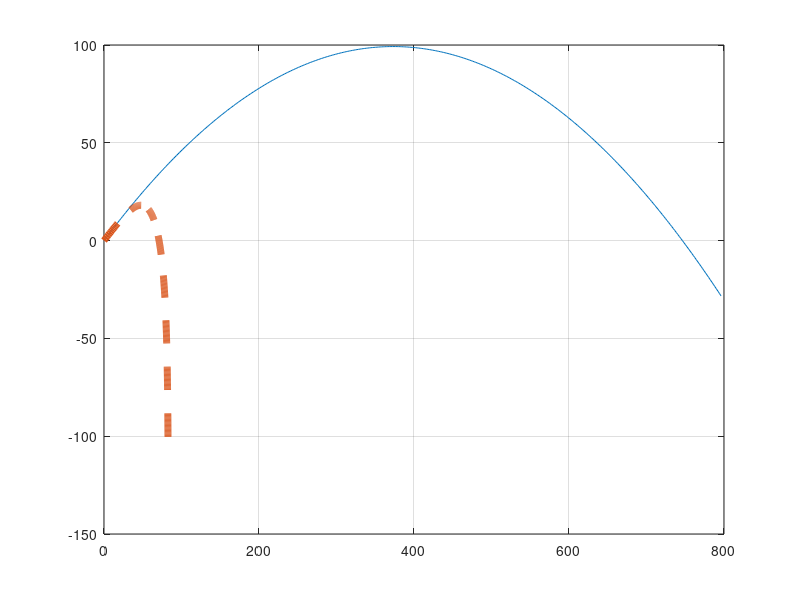

Write MATLAB code to recreate this figure. (Note: this script raises an error after producing the figure.)
% Saad Malik
% ECE 202 - Project 2
% Phase 3
% Exporting Data and Analysing it in Excel

clear;
clf;

% --- Define Given Information ---

R0 = 463; % Range of HR, in feet
v0 = 116; % Exit velocity, in mph 
phi0deg = 28; % Launch angle, in degrees
maxheight = 100; % Maximum height in feet
m = 0.145; % Mass of a baseball in kilograms
C = input('Enter a value for C: ');
% Recieve user input for a value of C, which is a dimensionless quantity
p = 1.293; % Density of air at 1 atm, and 273K; units in kg/m^3
r = 76/2000; % Radius of baseball
bba = pi()*r^2; % Cross-sectional area of baseball in meteres^2

x0 = 0; y0 = 0;
g = 9.8; % gravity force, in m/s^2

% time is in s, distance in m, speed in m/s, etc

% --- conversion factors ---

mph2mps = 5280 * 12 * 2.54 / 100 / 3600; % mph to m/s conversion
deg2rad = pi/180; % Degrees to radians
m2ft = 100/2.54/12; % Metres to feet

% --- Conducted Calculations Regarding Conversions ---

v0 = v0*mph2mps; % initial speed
phi0 = phi0deg*deg2rad; % launch angle, radians

v0x = v0*cos(phi0); % x-component of velocity
v0y = v0*sin(phi0); % y-component

% --- Compute some useful quantities for the trajectory ---

tH = v0y/g; % time to reach maxmium height
tLand = 5.3; % time to land (time of flight)

% --- Compute Analytical Solution ---

tmin = 0; tmax = tLand;
N = 400; % Number of Intervals

t = linspace(tmin,tmax,N+1); % time array, create x(t) y(t)

xa = x0 + v0x*t; 
% analytical x(t), no drag, ax = 0;
ya = y0 + v0y*t - (1/2)*g*t.^2; 
% analytical y(t), gravity, no drag, ay = -g

% --- Add Numerical Solution ---

dt = (tmax-tmin)/N;

xn = zeros(1,N+1); % Position x as a function of time
yn = zeros(1,N+1); % Position y as a function of time

yn(1) = y0; % Initial Position y
xn(1) = x0; % Initial Position x

vy = v0y; % Initial Velocity for y component
vx = v0x; % Initial Velocity for x component

for n = 1:N

    v = sqrt(vx^2 + vy^2); % Velocity 

    dragfx = -(1/2)*C*p*bba*v*vx; % Drag force in x-direction
    dragfy = -(1/2)*C*p*bba*v*vy; % Drag force in y-direction

    ax = dragfx/m; % Acceleration in x-direction
    ay = (dragfy/m) - g; % Acceleration in y-direction

    yn(n+1) = yn(n) + dt*vy + (1/2)*(dt^2)*ay; 
    % y(t+dt) = y(t) + dt*y'(t) + (1/2)*dt^2*y''(t)
    vy = vy + ay*dt; 
    % y'(t+dt) = y'(t) + dt*y''(t)

    xn(n+1) = xn(n) + dt*vx;
    % x(t+dt) = x(t) + dt*x'(t) + (1/2)*dt^2*x''(t)
    vx = vx + ax*dt; 
    % x'(t+dt) = x'(t) + dt*x''(t)
    
     
    
end

% Conversion of values in metres, to values in feet

xn_ft = xn*m2ft;
yn_ft = yn*m2ft;
xa_ft = xa*m2ft;
ya_ft = ya*m2ft;

check_numy = sum(abs(ya-yn))  
% Compare analytic to numeric, should equate to zero
check_numx = sum(abs(xa-xn))
% Compare analytic to numeric, should equate to zero

plot(xa_ft,ya_ft,xn_ft,yn_ft,'--','LineWidth', 5)
grid on
ax = gca; ax.FontSize = 14;
grid minor 
ax.GridAlpha = 0.4; ax.MinorGridAlpha = 0.5;

xlabel('x (ft)','FontSize',16); % Adding an x-label
ylabel('y (ft)','FontSize',16); % Adding an y-label

title({'ECE 202 Project 2 - Phase 3',...
    'Analytical Trajectory of a baseball (inclusive of Drag)', ...
    sprintf('With C = %g',C)},'FontSize',22);
legend({'C = 0', sprintf('C = %g', C)}, 'FontSize',16)

legend({'Analytical','Numerical'},'FontSize',16);

ylim([0 110]); % Adding a limit on the y-axis

xlabel('x(ft)','FontSize',16);
ylabel('y(ft)','FontSize',16);

% Exporting text files, to be used in Excel
writematrix(t,'t.txt', 'Delimiter', 'tab'); 
writematrix(xn_ft,'x2.txt', 'Delimiter', 'tab');
writematrix(yn_ft,'y2.txt', 'Delimiter', 'tab');

